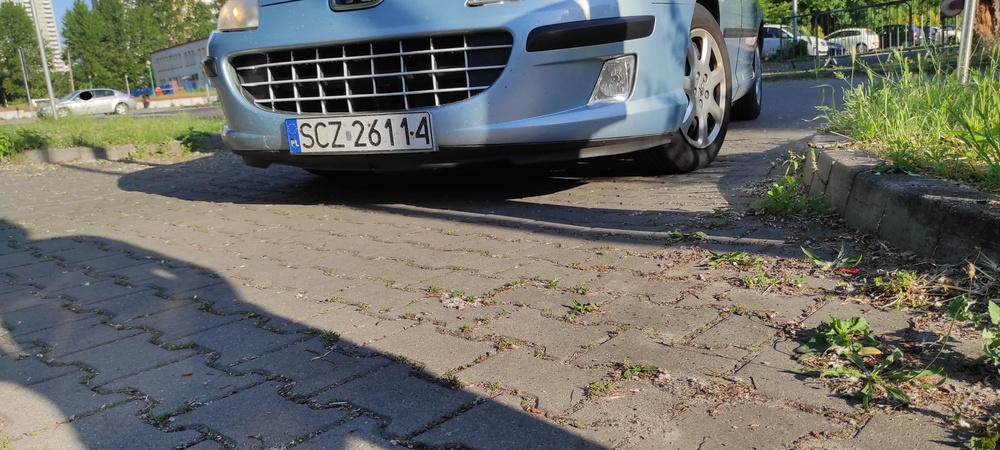
#> input picture data/photos/1.jpg, 1000 x 450 px, shrunk from 4640 x 2088 before the run
$ python -i detector.py   (imports and definitions only)
#> lines starting #> are read from the running program, lines starting #| are printed output that depends on the picture; after the words box and inside, x2 and y2 are one past the last pixel; in counts of white or black regions, pixels touching at a corner belong together
#> further down, picture is the input picture: shape (450, 1000, 3); mean B, G, R 100.3, 107.2, 106.9
import cv2

def detect_plate(image):
    gray = cv2.cvtColor(image, cv2.COLOR_BGR2GRAY)
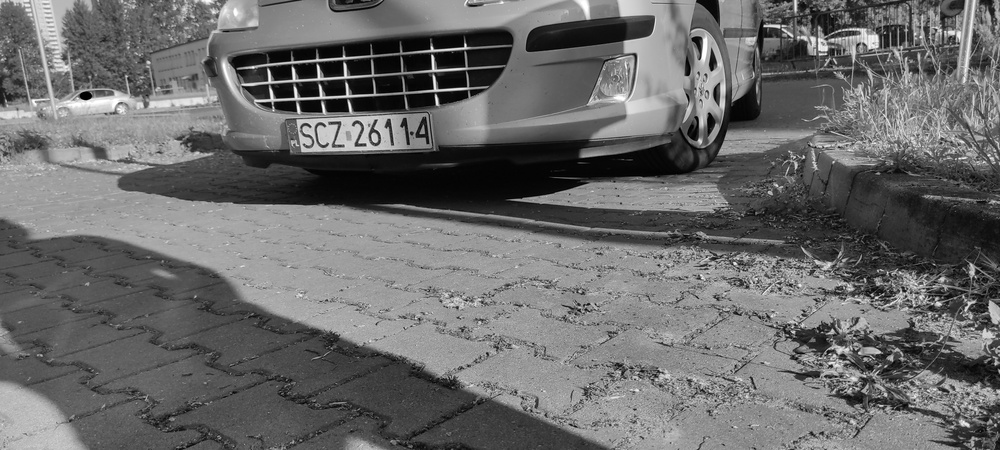
#> gray: shape (450, 1000); min 0, max 255, mean 106.3
    blur = cv2.bilateralFilter(gray, 11, 17, 17)
    edges = cv2.Canny(blur, 30, 200)
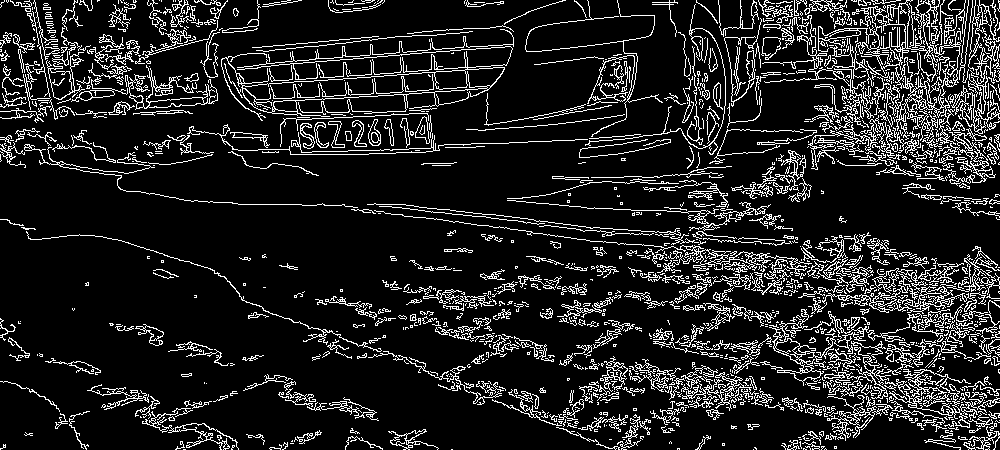
#> edges: shape (450, 1000); 13.3% white in thin lines or dots

    contours, _ = cv2.findContours(
        edges, cv2.RETR_TREE, cv2.CHAIN_APPROX_SIMPLE
    )
#> contours = 2710 contours, 2339 with area under 20; largest, box (x1, y1, x2, y2) and area: (221, 46, 513, 121) 5990, (242, 72, 488, 113) 3914, (818, 0, 962, 148) 3236, (769, 309, 911, 386) 1096, (374, 210, 812, 276) 765

    contours = sorted(contours, key=cv2.contourArea, reverse=True)[:10]
#> contours = 10 contours; largest, box (x1, y1, x2, y2) and area: (221, 46, 513, 121) 5990, (242, 72, 488, 113) 3914, (818, 0, 962, 148) 3236, (769, 309, 911, 386) 1096, (374, 210, 812, 276) 765

    for cnt in contours:
        approx = cv2.approxPolyDP(cnt, 0.018 * cv2.arcLength(cnt, True), True)
        if len(approx) == 4:
            x, y, w, h = cv2.boundingRect(approx)
            return image[y:y+h, x:x+w]
#> this loop made 10 passes
#> approx on passes 1, 3, 5: [[512, 48], [221, 66], [329, 116]], [[818, 26], [941, 146], [939, 0]], [[374, 210], [811, 263]]

    return None

>>> import cv2
>>> picture = cv2.imread('../data/photos/1.jpg')
>>> result = detect_plate(picture)

$ run again, on data/photos/101.jpg
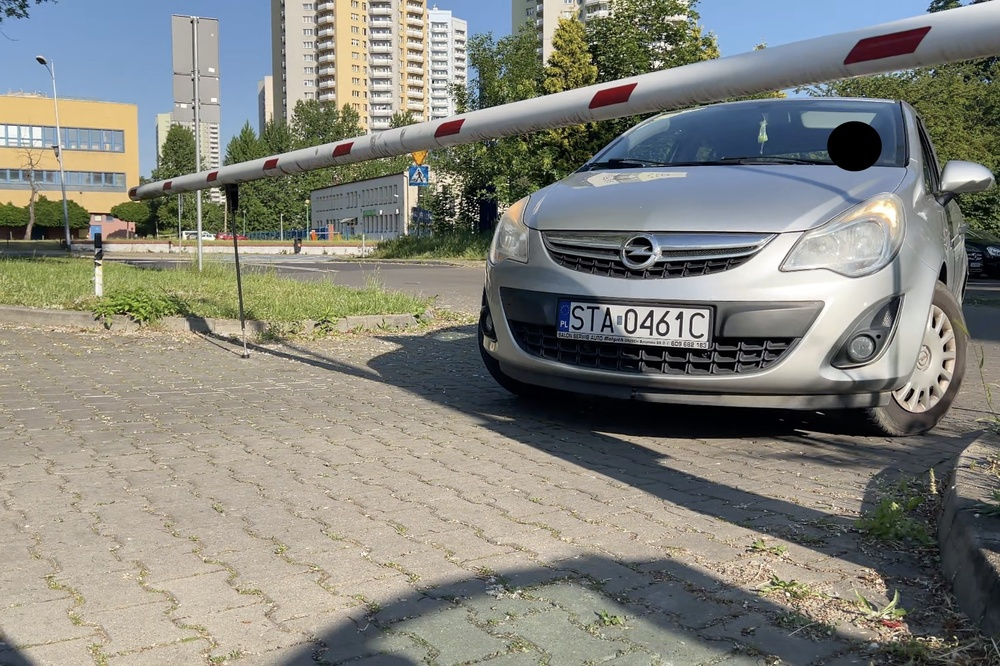
#> input picture data/photos/101.jpg, 1000 x 666 px, shrunk from 2284 x 1522 before the run
#> picture is the input picture: shape (666, 1000, 3); mean B, G, R 124.1, 132.2, 132.1
#> in detect_plate, `edges = cv2.Canny(blur, 30, 200)`:
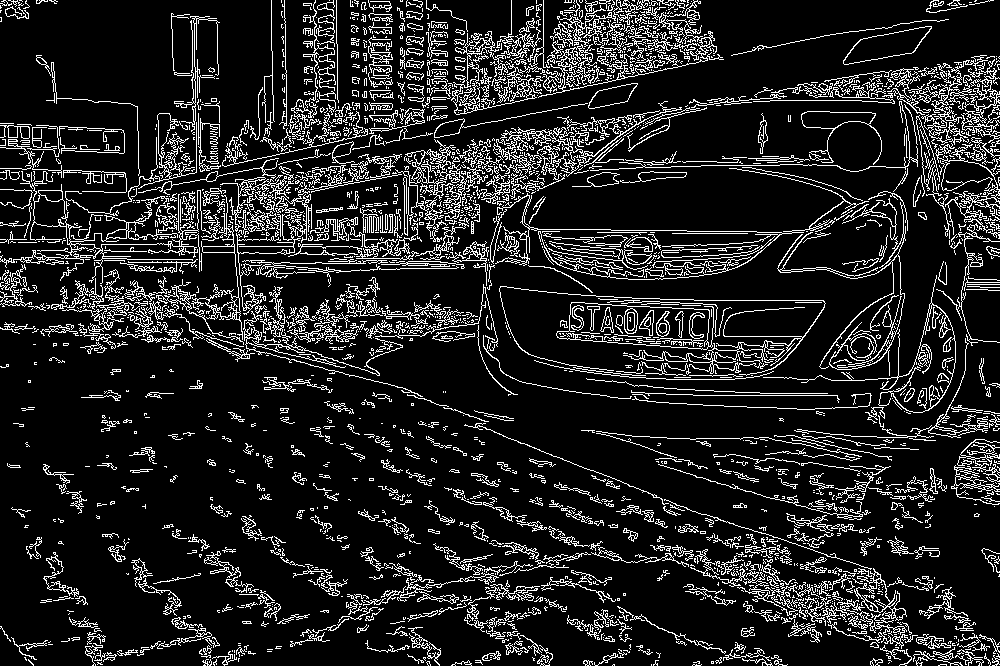
#> edges: shape (666, 1000); 13.5% white in thin lines or dots
#> in detect_plate, `contours, _ = cv2.findContours( edges, cv2.RETR_TREE, cv2.CHAIN_APPROX..`: contours = 4252 contours, 3734 with area under 20; largest, box (x1, y1, x2, y2) and area: (556, 302, 714, 350) 5382, (556, 302, 710, 350) 5353, (0, 171, 211, 284) 1861, (843, 26, 932, 65) 1682, (843, 26, 932, 65) 1646
#> in detect_plate, `contours = sorted(contours, key=cv2.contourArea, reverse=True)[:10]`: contours = 10 contours; largest, box (x1, y1, x2, y2) and area: (556, 302, 714, 350) 5382, (556, 302, 710, 350) 5353, (0, 171, 211, 284) 1861, (843, 26, 932, 65) 1682, (843, 26, 932, 65) 1646
#> the loop in detect_plate, `for cnt in contours:` made 4 passes
#> (approx, x, y, w, h) on pass 4: ([[931, 26], [860, 39], [843, 63], [911, 53]], 843, 26, 89, 38)
#> `result = detect_plate(picture)`:
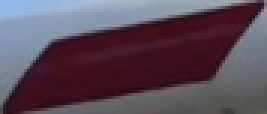
#> result: shape (38, 89, 3) (shown 3 times larger); mean B, G, R 88.1, 75.1, 90.7
